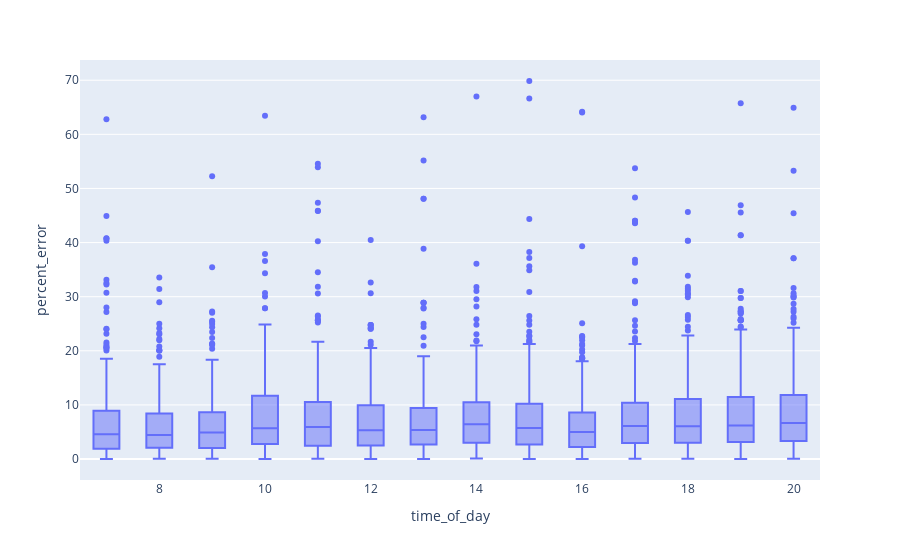

This figure's notebook cell:
### Code cell
px.box(error_df[error_df.percent_error < 70], x="time_of_day", y="percent_error")

### Figure 1 — Plotly figure (JSON) as saved in the notebook; plotly's stock layout.template omitted (floating-point values rounded to 4 significant figures; data arrays with more than 128 entries replaced by an {"elided": "..."} marker saying what was removed)
{"data": [{"alignmentgroup": "True", "hovertemplate": "time_of_day=%{x}<br>percent_error=%{y}<extra></extra>", "legendgroup": "", "marker": {"color": "#636efa"}, "name": "", "notched": false, "offsetgroup": "", "orientation": "v", "showlegend": false, "type": "box", "x": {"elided": "4475 int values"}, "x0": " ", "xaxis": "x", "y": {"elided": "4475 float values"}, "y0": " ", "yaxis": "y"}], "layout": {"boxmode": "group", "legend": {"tracegroupgap": 0}, "margin": {"t": 60}, "xaxis": {"anchor": "y", "domain": [0, 1], "title": {"text": "time_of_day"}}, "yaxis": {"anchor": "x", "domain": [0, 1], "title": {"text": "percent_error"}}}}
